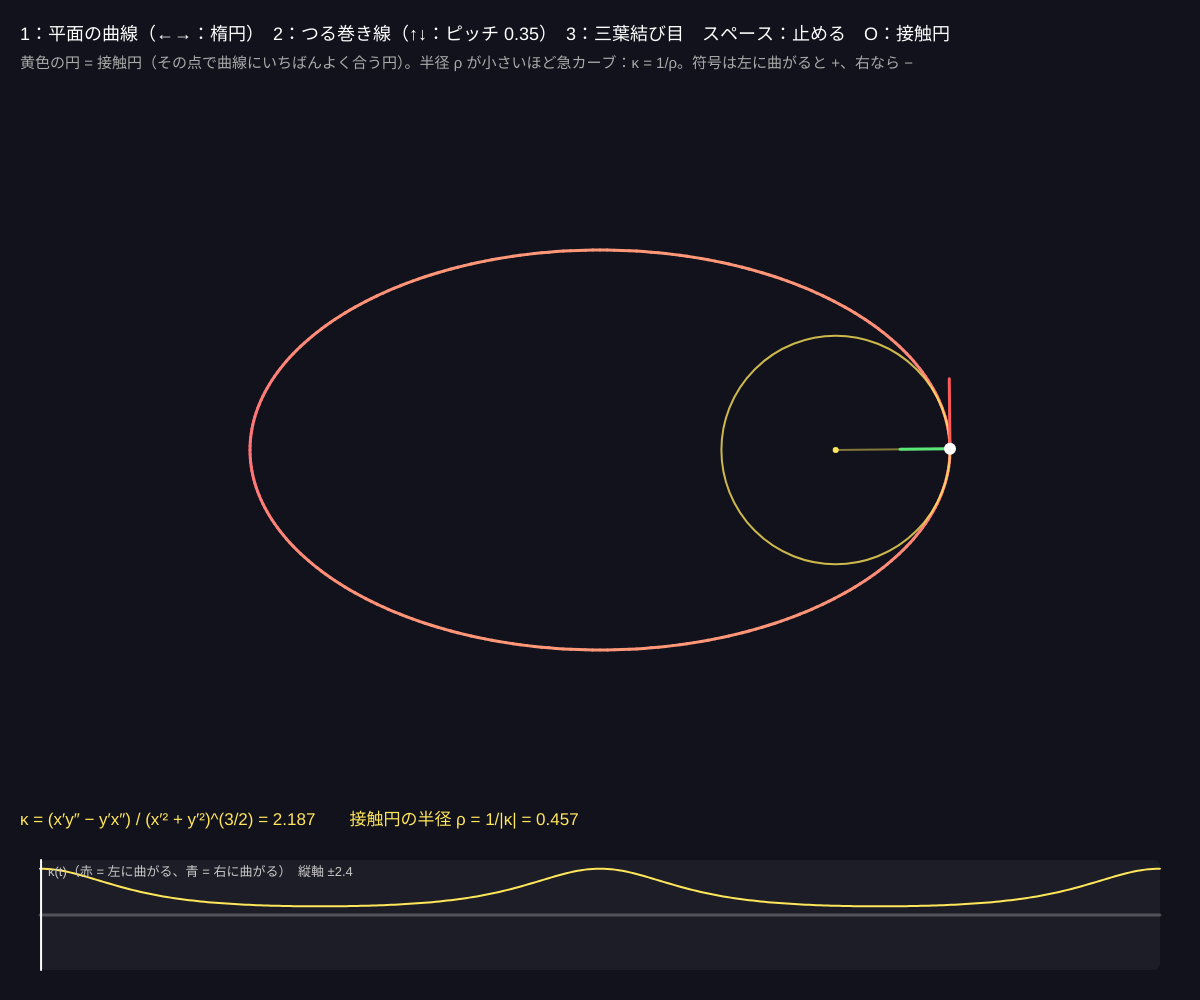
Frame 1 (no input)
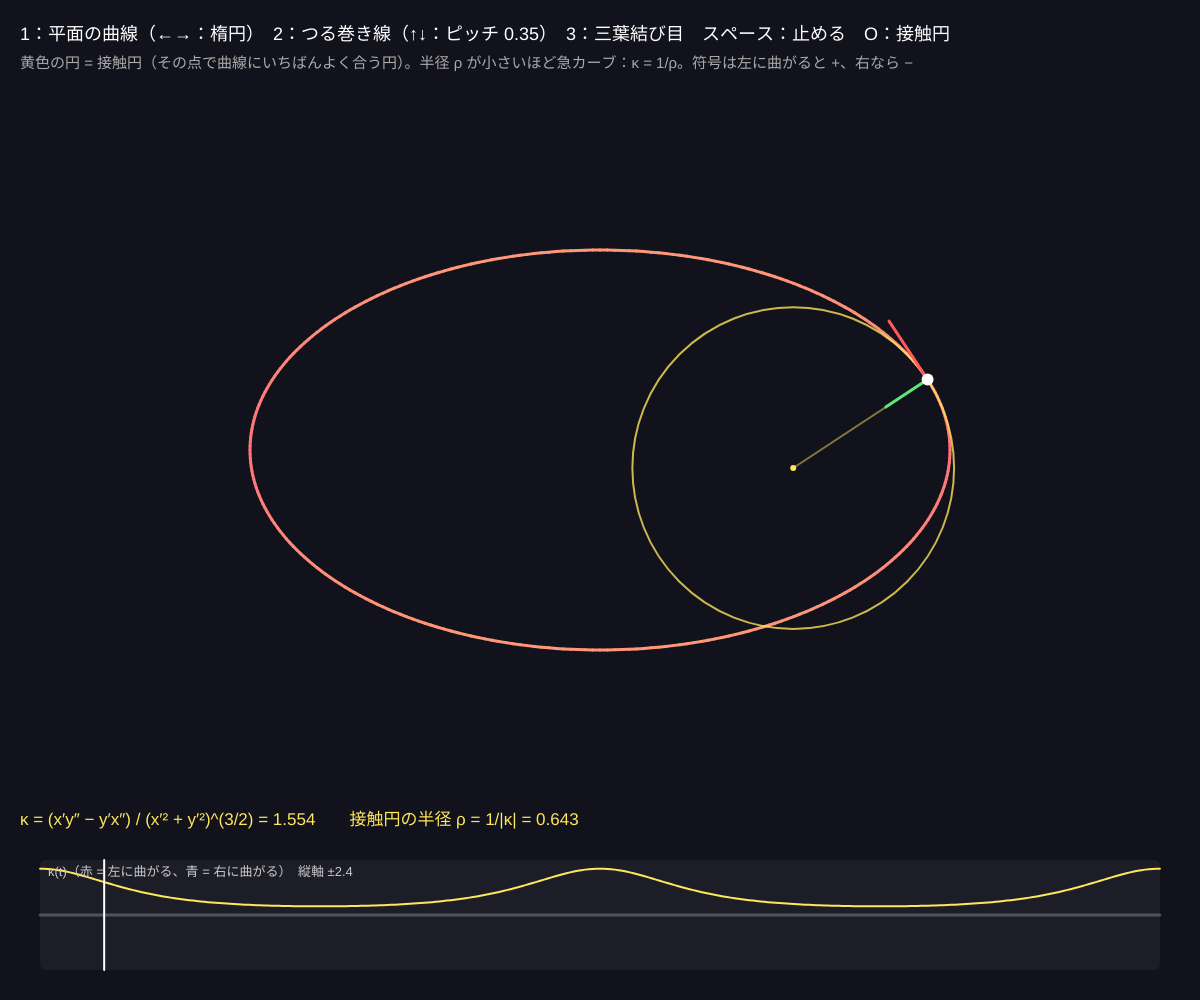
Frame 60 (no input)
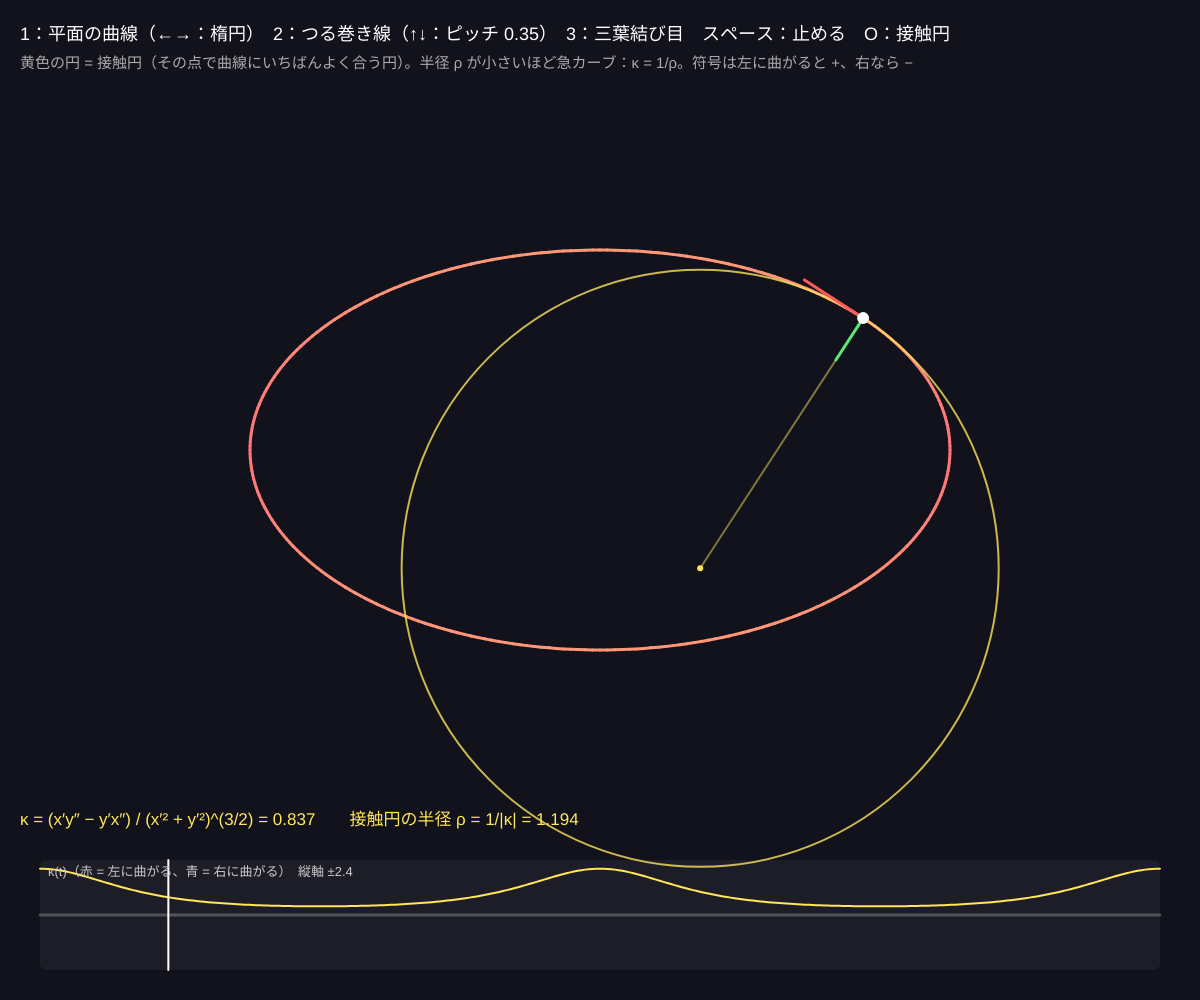
Frame 120 (the mouse pressed at the canvas centre since frame 60)

The p5.js sketch that drew these frames (run headless with seeded random() and noise() and a simulated clock; from frame 60 on, the mouse is pressed at the canvas centre):

// p5.js sketch
// ── sketch.js
// ============================================
// 04 曲線の曲率と捩率
// 曲率 κ = どれだけ曲がっているか = いちばんよく接する円（接触円）の半径の逆数 1/ρ
//   3D の曲線では、進む向き T・曲がる向き N・その直角 B の「フレネ枠」がねじれる速さ = 捩率 τ
// 1 = 平面の曲線（←→ で形）/ 2 = つる巻き線（↑↓ でピッチ）/ 3 = 三葉結び目 / スペース = 止める / O = 接触円 / ドラッグ = 視点（3D）
// ============================================

let mode = 1, shape2d = 0;
let t = 0, playing = true, showCircle = true;
let speed = 0.006;             // ★ 点の進む速さ
let pitch = 0.35;              // ★ つる巻き線のピッチ b（半径 a = 1）
let yaw = 0.6, tilt = 0.5;     // 3D の見る向き
let U;                         // 1 の長さ（px）

// ★ 平面の曲線 (x(t), y(t))、t は 0〜2π
const CURVES2D = [
  { name: '楕円', f: (t) => [1.4 * Math.cos(t), 0.8 * Math.sin(t)] },
  { name: 'リマソン', f: (t) => [(0.6 + Math.cos(t)) * Math.cos(t), (0.6 + Math.cos(t)) * Math.sin(t)] },
  { name: '正弦波', f: (t) => [(t - Math.PI) / 2.2, 0.7 * Math.sin(2 * t)] },
  { name: 'リサージュ', f: (t) => [1.3 * Math.sin(2 * t), 0.9 * Math.sin(3 * t)] },
];
function curve3(s) {
  if (mode === 2) return [Math.cos(2 * s), Math.sin(2 * s), pitch * (2 * s - 2 * Math.PI)];   // つる巻き線（2 周、半径 a = 1）
  return [0.45 * (Math.sin(s) + 2 * Math.sin(2 * s)), 0.45 * (Math.cos(s) - 2 * Math.cos(2 * s)), -0.45 * Math.sin(3 * s)];   // 三葉結び目
}

function setup() {
  createCanvas(windowWidth, windowHeight);
  U = min(width, height) * 0.25;
}

// ★ 数値微分：r'、r''、r'''
function derivs(f, s) {
  let h = 0.002, a = f(s - 2 * h), b = f(s - h), c = f(s), d = f(s + h), e = f(s + 2 * h);
  let n = c.length, d1 = [], d2 = [], d3 = [];
  for (let i = 0; i < n; i++) {
    d1.push((d[i] - b[i]) / (2 * h));
    d2.push((d[i] - 2 * c[i] + b[i]) / (h * h));
    d3.push((e[i] - 2 * d[i] + 2 * b[i] - a[i]) / (2 * h * h * h));
  }
  return { p: c, d1, d2, d3 };
}

function draw() {
  background(18, 18, 28);
  if (playing) t = (t + speed) % TWO_PI;
  if (mode === 1) draw2d(); else draw3d();
  noStroke(); fill(255); textSize(18);
  text('1：平面の曲線（←→：' + CURVES2D[shape2d].name + '）　2：つる巻き線（↑↓：ピッチ ' + nf(pitch, 1, 2) + '）　3：三葉結び目　スペース：止める　O：接触円', 20, 40);
  fill(170); textSize(15);
  text(mode === 1 ? '黄色の円 = 接触円（その点で曲線にいちばんよく合う円）。半径 ρ が小さいほど急カーブ：κ = 1/ρ。符号は左に曲がると +、右なら −'
    : 'T（赤）= 進む向き、N（緑）= 曲がる向き、B（青）= T × N。B の向きが変わる速さが捩率 τ（平面からはみ出す度合い）', 20, 68);
}

function draw2d() {
  let f = CURVES2D[shape2d].f, cx = width / 2, cy = height * 0.45;
  let P = (q) => [cx + q[0] * U, cy - q[1] * U];
  // 曲率で色をつけた曲線
  strokeWeight(3);
  let ks = [];
  for (let i = 0; i <= 300; i++) {
    let s = (i / 300) * TWO_PI, D = derivs(f, s);
    let k = (D.d1[0] * D.d2[1] - D.d1[1] * D.d2[0]) / Math.pow(D.d1[0] ** 2 + D.d1[1] ** 2, 1.5);
    ks.push(k);
    if (i > 0) {
      let a = P(f(s - TWO_PI / 300)), b = P(D.p);
      stroke(k >= 0 ? 255 : 120, 160 - min(abs(k), 4) * 20, k >= 0 ? 120 : 255);
      line(a[0], a[1], b[0], b[1]);
    }
  }
  let D = derivs(f, t), sp = Math.hypot(D.d1[0], D.d1[1]);
  let k = (D.d1[0] * D.d2[1] - D.d1[1] * D.d2[0]) / sp ** 3;
  let T = [D.d1[0] / sp, D.d1[1] / sp], N = [-T[1], T[0]];   // N は左向き（符号つき曲率と合わせる）
  let p = P(D.p);
  if (showCircle && Math.abs(k) > 0.02) {
    let rho = 1 / k, c = P([D.p[0] + N[0] * rho, D.p[1] + N[1] * rho]);
    noFill(); stroke(255, 230, 90, 200); strokeWeight(2); circle(c[0], c[1], 2 * Math.abs(rho) * U);
    stroke(255, 230, 90, 120); line(p[0], p[1], c[0], c[1]);
    noStroke(); fill(255, 230, 90); circle(c[0], c[1], 6);
  }
  stroke(255, 90, 90); strokeWeight(3); line(p[0], p[1], p[0] + T[0] * 70, p[1] - T[1] * 70);
  stroke(90, 230, 120); line(p[0], p[1], p[0] + N[0] * 50, p[1] - N[1] * 50);
  noStroke(); fill(255); circle(p[0], p[1], 12);
  fill(255, 230, 90); textSize(17);
  text('κ = (x′y″ − y′x″) / (x′² + y′²)^(3/2) = ' + nf(k, 1, 3) + '　　接触円の半径 ρ = 1/|κ| = ' + (Math.abs(k) > 0.01 ? nf(1 / Math.abs(k), 1, 3) : '∞（変曲点）'), 20, height - 175);
  plot(ks, null, t, 'κ(t)（赤 = 左に曲がる、青 = 右に曲がる）');
}

function proj(q) {   // 3D → 画面（正射影）
  let c = Math.cos(yaw), s = Math.sin(yaw);
  let x1 = c * q[0] + s * q[1], y1 = -s * q[0] + c * q[1];
  let up = y1 * Math.sin(tilt) + q[2] * Math.cos(tilt);
  let k = mode === 2 ? U * 0.55 : U;   // つる巻き線は縦に長いので小さめに
  return [width / 2 + x1 * k, height * 0.42 - up * k];
}
function draw3d() {
  let ks = [], ts = [];
  stroke(160, 180, 255, 160); strokeWeight(2); noFill();
  let prev = null;
  for (let i = 0; i <= 400; i++) {
    let s = (i / 400) * TWO_PI, D = derivs(curve3, s);
    let cr = vcross(D.d1, D.d2), cl = vlen(cr);
    ks.push(cl / vlen(D.d1) ** 3); ts.push(vdot(cr, D.d3) / max(cl * cl, 1e-9));
    let q = proj(D.p);
    if (prev) line(prev[0], prev[1], q[0], q[1]);
    prev = q;
  }
  let D = derivs(curve3, t), cr = vcross(D.d1, D.d2);
  let T = vunit(D.d1), B = vunit(cr), N = vcross(B, T);
  let k = vlen(cr) / vlen(D.d1) ** 3, tau = vdot(cr, D.d3) / max(vdot(cr, cr), 1e-9);
  let p = proj(D.p);
  // 接触円（T と N が張る平面の中）
  if (showCircle && k > 0.02) {
    let rho = 1 / k, c = vadd(D.p, vmul(N, rho));
    stroke(255, 230, 90, 180); strokeWeight(1.5); noFill(); beginShape();
    for (let i = 0; i <= 60; i++) { let a = (i / 60) * TWO_PI; let q = proj(vadd(c, vadd(vmul(N, -rho * Math.cos(a)), vmul(T, rho * Math.sin(a))))); vertex(q[0], q[1]); }
    endShape();
  }
  // B が張る「法平面」の小さな四角（ねじれが見える）
  let L = 0.35;
  for (let [v, col] of [[T, [255, 90, 90]], [N, [90, 230, 120]], [B, [100, 150, 255]]]) {
    let q = proj(vadd(D.p, vmul(v, L)));
    stroke(...col); strokeWeight(4); line(p[0], p[1], q[0], q[1]);
  }
  noStroke(); fill(255); circle(p[0], p[1], 12);
  fill(255, 230, 90); textSize(17);
  let txt = 'κ = |r′ × r″| / |r′|³ = ' + nf(k, 1, 3) + '　　τ = (r′ × r″)·r‴ / |r′ × r″|² = ' + nf(tau, 1, 3);
  if (mode === 2) txt += '　　理論値：κ = a/(a²+b²) = ' + nf(1 / (1 + pitch * pitch), 1, 3) + '、τ = b/(a²+b²) = ' + nf(pitch / (1 + pitch * pitch), 1, 3);
  text(txt, 20, height - 175);
  plot(ks, ts, t, 'κ（黄）と τ（水色）');
}

// 下のグラフ
function plot(a, b, tNow, title) {
  let x0 = 40, x1 = width - 40, y0 = height - 140, h = 110;
  noStroke(); fill(255, 255, 255, 12); rect(x0, y0, x1 - x0, h, 6);
  let all = a.concat(b || []).map(Math.abs), m = max(1, min(8, max(all) * 1.1));
  stroke(255, 60); line(x0, y0 + h / 2, x1, y0 + h / 2);
  for (let [arr, c] of [[a, [255, 230, 90]], [b, [120, 220, 255]]]) {
    if (!arr) continue;
    stroke(...c); strokeWeight(2); noFill(); beginShape();
    for (let i = 0; i < arr.length; i++) vertex(x0 + ((x1 - x0) * i) / (arr.length - 1), y0 + h / 2 - (constrain(arr[i], -m, m) / m) * (h / 2 - 4));
    endShape();
  }
  let xn = x0 + ((x1 - x0) * tNow) / TWO_PI;
  stroke(255); line(xn, y0, xn, y0 + h);
  noStroke(); fill(200); textSize(13); text(title + '　縦軸 ±' + nf(m, 1, 1), x0 + 8, y0 + 16);
}

function mouseDragged() { if (mode > 1) { yaw -= movedX * 0.01; tilt = constrain(tilt + movedY * 0.01, -1.5, 1.5); } }
function keyPressed() {
  if (key === '1' || key === '2' || key === '3') mode = int(key);
  if (key === LEFT_ARROW) shape2d = (shape2d + CURVES2D.length - 1) % CURVES2D.length;
  if (key === RIGHT_ARROW) shape2d = (shape2d + 1) % CURVES2D.length;
  if (key === UP_ARROW) pitch = min(1.5, pitch + 0.05);
  if (key === DOWN_ARROW) pitch = max(0, pitch - 0.05);
  if (key === ' ') playing = !playing;
  if (key === 'o' || key === 'O') showCircle = !showCircle;
}

// ---------- やってみよう ----------
// 1. 楕円の κ がいちばん大きいのはどこ？ 接触円の半径と楕円の長さ 1.4・0.8 の関係（ρ = b²/a）を確かめよう
// 2. 正弦波で κ = 0 になる点（変曲点）では接触円が直線（半径 ∞）になる
// 3. つる巻き線のピッチを 0 にすると τ = 0（平面の円）。ピッチを大きくすると κ と τ はどう変わる？
// 4. curve3 に自分の 3D 曲線（例：(cos t, sin t, sin 3t)）を入れて、κ と τ のグラフを見よう


// ==================================================
// ここから下は「ベクトルの道具」
// ==================================================
function vadd(a, b) { return [a[0] + b[0], a[1] + b[1], a[2] + b[2]]; }
function vmul(a, s) { return [a[0] * s, a[1] * s, a[2] * s]; }
function vdot(a, b) { return a[0] * b[0] + a[1] * b[1] + a[2] * b[2]; }
function vcross(a, b) { return [a[1] * b[2] - a[2] * b[1], a[2] * b[0] - a[0] * b[2], a[0] * b[1] - a[1] * b[0]]; }
function vlen(a) { return Math.sqrt(vdot(a, a)); }
function vunit(a) { let l = vlen(a) || 1; return vmul(a, 1 / l); }
